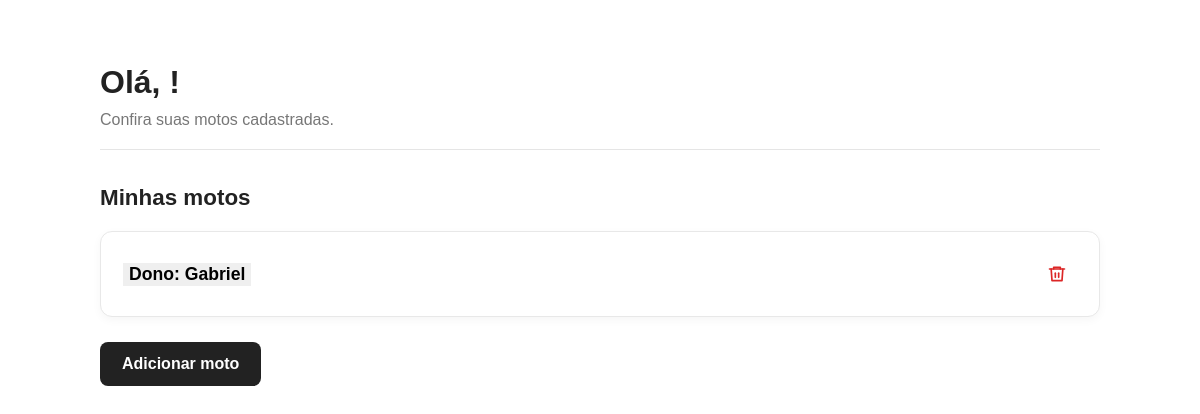
Before: /home/ with the older database file.
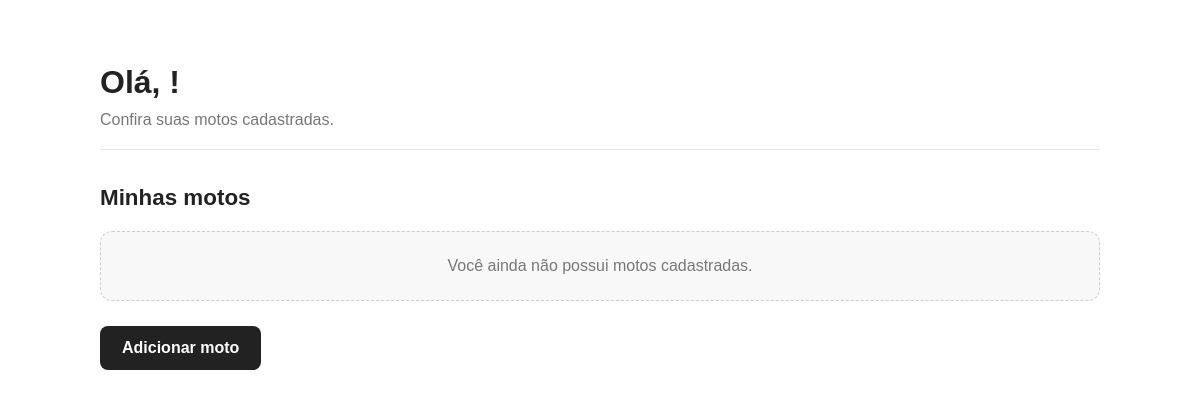
After: the same page with the newer database file.
### moto/models.py (models this page shows, shortened)
class Moto(models.Model):
    usuario = models.ForeignKey(Usuario, on_delete=models.CASCADE, related_name='motos')
    def __str__(self):
        return f"Dono: {self.usuario.nome}"

### usuario/models.py (models this page shows, shortened)
class Usuario(models.Model):
    nome = models.CharField(max_length=100)
    email = models.EmailField(unique=True)
    data_criacao = models.DateTimeField(auto_now_add=True)
    ativo = models.BooleanField(default=True)

### usuario/views.py (the view)
# urls.py: 2. Add a URL to urlpatterns:  path('', views.home, name='home')
def home(request):
    user = Usuario.objects.first()
    motos = Moto.objects.filter(usuario_id=user)
    return render(request, "usuario/home.html", {
        "motos": motos
    })

### usuario/templates/usuario/home.html (shortened to what this page needs)
{% load static %}
<head>
    <link rel="stylesheet" href="{% static 'usuario/css/home.css' %}">
</head>
<body>
<main class="home">
    <header>
        <h1>Olá, {{ request.user.username }}!</h1>
        <p>Confira suas motos cadastradas.</p>
    </header>
    <section class="motos">
        <h2>Minhas motos</h2>
        {% for moto in motos %}
            <article class="moto-card">
                <form action="{% url 'moto:index' moto.id %}">
                    <button>{{ moto }}</button>
                </form>
                    <form action="{% url 'delMoto' moto.id %}" method="post">
                    <button type="submit" class="btn-excluir" aria-label="Excluir moto">
                        <svg xmlns="http://www.w3.org/2000/svg"
                            width="20" height="20" viewBox="0 0 24 24"
                            fill="none" stroke="currentColor"
                            stroke-width="2" stroke-linecap="round"
                            stroke-linejoin="round">
                            <path d="M3 6h18"/>
                            <path d="M8 6V4h8v2"/>
                            <path d="m19 6-1 14H6L5 6"/>
                            <path d="M10 11v5"/>
                            <path d="M14 11v5"/>
                        </svg>
                </button>
            </form>
            </article>
        {% empty %}
            <p>Você ainda não possui motos cadastradas.</p>
        {% endfor %}
    </section>
    <form action="{% url 'addMoto' %}" method="post">
        <button type="submit" id="addMoto">Adicionar moto</button>
    </form>
</main>
</body>

Changed rows visible on the page:
removed Moto: usuario.nome "Dono: Gabriel"
Other visible differences:
text now shown: "Você ainda não possui motos cadastradas."
